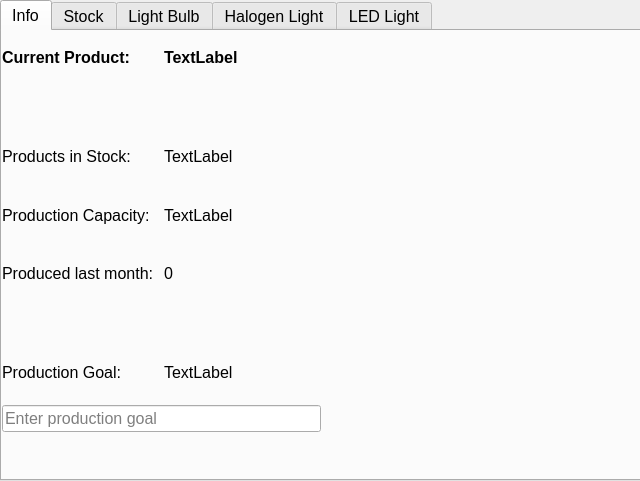
<?xml version="1.0" encoding="UTF-8"?>
<ui version="4.0">
 <class>Form</class>
 <widget class="QWidget" name="Form">
  <property name="geometry">
   <rect>
    <x>0</x>
    <y>0</y>
    <width>640</width>
    <height>481</height>
   </rect>
  </property>
  <property name="sizePolicy">
   <sizepolicy hsizetype="Fixed" vsizetype="Fixed">
    <horstretch>0</horstretch>
    <verstretch>0</verstretch>
   </sizepolicy>
  </property>
  <property name="font">
   <font>
    <pointsize>12</pointsize>
   </font>
  </property>
  <property name="windowTitle">
   <string>Production</string>
  </property>
  <widget class="QTabWidget" name="tabWidget">
   <property name="geometry">
    <rect>
     <x>0</x>
     <y>0</y>
     <width>641</width>
     <height>481</height>
    </rect>
   </property>
   <property name="currentIndex">
    <number>0</number>
   </property>
   <widget class="QWidget" name="tab">
    <attribute name="title">
     <string>Info</string>
    </attribute>
    <widget class="QWidget" name="gridLayoutWidget">
     <property name="geometry">
      <rect>
       <x>0</x>
       <y>0</y>
       <width>631</width>
       <height>441</height>
      </rect>
     </property>
     <layout class="QGridLayout" name="gridLayout" rowstretch="1,0,1,1,1,0,1,0,0" columnstretch="1,1,2">
      <item row="1" column="1">
       <spacer name="verticalSpacer_2">
        <property name="orientation">
         <enum>Qt::Vertical</enum>
        </property>
        <property name="sizeHint" stdset="0">
         <size>
          <width>20</width>
          <height>40</height>
         </size>
        </property>
       </spacer>
      </item>
      <item row="7" column="2">
       <spacer name="horizontalSpacer">
        <property name="orientation">
         <enum>Qt::Horizontal</enum>
        </property>
        <property name="sizeType">
         <enum>QSizePolicy::Expanding</enum>
        </property>
        <property name="sizeHint" stdset="0">
         <size>
          <width>50</width>
          <height>20</height>
         </size>
        </property>
       </spacer>
      </item>
      <item row="3" column="1">
       <widget class="QLabel" name="lbl_prod_capacity_amount">
        <property name="text">
         <string>TextLabel</string>
        </property>
       </widget>
      </item>
      <item row="4" column="0">
       <widget class="QLabel" name="lbl_prod_last_month">
        <property name="text">
         <string>Produced last month:</string>
        </property>
       </widget>
      </item>
      <item row="2" column="1">
       <widget class="QLabel" name="lbl_prod_in_stock_amount">
        <property name="text">
         <string>TextLabel</string>
        </property>
       </widget>
      </item>
      <item row="5" column="0" colspan="2">
       <spacer name="verticalSpacer">
        <property name="orientation">
         <enum>Qt::Vertical</enum>
        </property>
        <property name="sizeType">
         <enum>QSizePolicy::Maximum</enum>
        </property>
        <property name="sizeHint" stdset="0">
         <size>
          <width>20</width>
          <height>40</height>
         </size>
        </property>
       </spacer>
      </item>
      <item row="6" column="1">
       <widget class="QLabel" name="lbl_prod_goal_amount">
        <property name="toolTip">
         <string>&lt;html&gt;&lt;head/&gt;&lt;body&gt;&lt;p&gt;Default is maximum capacity.&lt;/p&gt;&lt;/body&gt;&lt;/html&gt;</string>
        </property>
        <property name="text">
         <string>TextLabel</string>
        </property>
       </widget>
      </item>
      <item row="7" column="0" colspan="2">
       <widget class="QLineEdit" name="led_prod_goal">
        <property name="toolTip">
         <string>&lt;html&gt;&lt;head/&gt;&lt;body&gt;&lt;p&gt;Enter a specific production goal here, e.g. if you want to produce less, that the maximum capacity.&lt;/p&gt;&lt;p&gt;After each turn the production goal is reset to the maximum capacity.&lt;/p&gt;&lt;p&gt;&lt;br/&gt;&lt;/p&gt;&lt;p&gt;If you set a production goal higher than your maximum production capacity you will only produce the maximum capacity. Enough material will still be bought, so be carefull.&lt;/p&gt;&lt;/body&gt;&lt;/html&gt;</string>
        </property>
        <property name="placeholderText">
         <string>Enter production goal</string>
        </property>
       </widget>
      </item>
      <item row="6" column="0">
       <widget class="QLabel" name="lbl_prod_goal">
        <property name="toolTip">
         <string>&lt;html&gt;&lt;head/&gt;&lt;body&gt;&lt;p&gt;Default is maximum capacity.&lt;/p&gt;&lt;/body&gt;&lt;/html&gt;</string>
        </property>
        <property name="text">
         <string>Production Goal:</string>
        </property>
       </widget>
      </item>
      <item row="4" column="1">
       <widget class="QLabel" name="lbl_prod_last_moth_amount">
        <property name="text">
         <string>0</string>
        </property>
       </widget>
      </item>
      <item row="0" column="0">
       <widget class="QLabel" name="lbl_current_product">
        <property name="font">
         <font>
          <weight>75</weight>
          <bold>true</bold>
         </font>
        </property>
        <property name="text">
         <string>Current Product:</string>
        </property>
       </widget>
      </item>
      <item row="3" column="0">
       <widget class="QLabel" name="lbl_prod_capacity">
        <property name="text">
         <string>Production Capacity:</string>
        </property>
       </widget>
      </item>
      <item row="2" column="0">
       <widget class="QLabel" name="lbl_prod_in_stock">
        <property name="text">
         <string>Products in Stock:</string>
        </property>
       </widget>
      </item>
      <item row="0" column="1">
       <widget class="QLabel" name="lbl_cur_prod_name">
        <property name="font">
         <font>
          <weight>75</weight>
          <bold>true</bold>
         </font>
        </property>
        <property name="text">
         <string>TextLabel</string>
        </property>
       </widget>
      </item>
      <item row="8" column="2">
       <spacer name="verticalSpacer_3">
        <property name="orientation">
         <enum>Qt::Vertical</enum>
        </property>
        <property name="sizeHint" stdset="0">
         <size>
          <width>20</width>
          <height>40</height>
         </size>
        </property>
       </spacer>
      </item>
     </layout>
    </widget>
   </widget>
   <widget class="QWidget" name="tab_2">
    <attribute name="title">
     <string>Stock</string>
    </attribute>
    <widget class="QWidget" name="verticalLayoutWidget">
     <property name="geometry">
      <rect>
       <x>0</x>
       <y>0</y>
       <width>301</width>
       <height>441</height>
      </rect>
     </property>
     <layout class="QVBoxLayout" name="verticalLayout">
      <item>
       <widget class="QLabel" name="lbl_mat_stock">
        <property name="font">
         <font>
          <weight>75</weight>
          <bold>true</bold>
         </font>
        </property>
        <property name="text">
         <string>Material Stock</string>
        </property>
        <property name="textFormat">
         <enum>Qt::AutoText</enum>
        </property>
        <property name="alignment">
         <set>Qt::AlignCenter</set>
        </property>
       </widget>
      </item>
      <item>
       <layout class="QHBoxLayout" name="horizontalLayout">
        <item>
         <widget class="QLabel" name="lbl_mat_name1">
          <property name="text">
           <string>TextLabel</string>
          </property>
         </widget>
        </item>
        <item>
         <widget class="QLabel" name="lbl_amount1">
          <property name="text">
           <string>TextLabel</string>
          </property>
         </widget>
        </item>
       </layout>
      </item>
      <item>
       <layout class="QHBoxLayout" name="horizontalLayout_3">
        <item>
         <widget class="QLabel" name="lbl_mat_name2">
          <property name="text">
           <string>TextLabel</string>
          </property>
         </widget>
        </item>
        <item>
         <widget class="QLabel" name="lbl_amount2">
          <property name="text">
           <string>TextLabel</string>
          </property>
         </widget>
        </item>
       </layout>
      </item>
      <item>
       <layout class="QHBoxLayout" name="horizontalLayout_4">
        <item>
         <widget class="QLabel" name="lbl_mat_name3">
          <property name="text">
           <string>TextLabel</string>
          </property>
         </widget>
        </item>
        <item>
         <widget class="QLabel" name="lbl_amount3">
          <property name="text">
           <string>TextLabel</string>
          </property>
         </widget>
        </item>
       </layout>
      </item>
      <item>
       <layout class="QHBoxLayout" name="horizontalLayout_2">
        <item>
         <widget class="QLabel" name="lbl_mat_name4">
          <property name="text">
           <string>TextLabel</string>
          </property>
         </widget>
        </item>
        <item>
         <widget class="QLabel" name="lbl_amount4">
          <property name="text">
           <string>TextLabel</string>
          </property>
         </widget>
        </item>
       </layout>
      </item>
      <item>
       <layout class="QHBoxLayout" name="horizontalLayout_5">
        <item>
         <widget class="QLabel" name="lbl_mat_name5">
          <property name="text">
           <string>TextLabel</string>
          </property>
         </widget>
        </item>
        <item>
         <widget class="QLabel" name="lbl_amount5">
          <property name="text">
           <string>TextLabel</string>
          </property>
         </widget>
        </item>
       </layout>
      </item>
      <item>
       <layout class="QHBoxLayout" name="horizontalLayout_6">
        <item>
         <widget class="QLabel" name="lbl_mat_name6">
          <property name="text">
           <string>TextLabel</string>
          </property>
         </widget>
        </item>
        <item>
         <widget class="QLabel" name="lbl_amount6">
          <property name="text">
           <string>TextLabel</string>
          </property>
         </widget>
        </item>
       </layout>
      </item>
     </layout>
    </widget>
   </widget>
   <widget class="QWidget" name="tab_3">
    <attribute name="title">
     <string>Light Bulb</string>
    </attribute>
    <widget class="QWidget" name="gridLayoutWidget_9">
     <property name="geometry">
      <rect>
       <x>0</x>
       <y>0</y>
       <width>631</width>
       <height>441</height>
      </rect>
     </property>
     <layout class="QGridLayout" name="gridLayout_47" rowstretch="3,3,1">
      <item row="2" column="0">
       <layout class="QGridLayout" name="gridLayout_48" columnstretch="3">
        <item row="0" column="0">
         <spacer name="horizontalSpacer_27">
          <property name="orientation">
           <enum>Qt::Horizontal</enum>
          </property>
          <property name="sizeHint" stdset="0">
           <size>
            <width>40</width>
            <height>20</height>
           </size>
          </property>
         </spacer>
        </item>
       </layout>
      </item>
      <item row="1" column="0">
       <layout class="QGridLayout" name="gridLayout_49" columnstretch="2,1,2,1">
        <item row="1" column="0">
         <widget class="QLabel" name="lbl_txt_tab3_prod_time">
          <property name="text">
           <string>Production Time p.p.:</string>
          </property>
         </widget>
        </item>
        <item row="1" column="1">
         <widget class="QLabel" name="lbl_tab3_prod_time">
          <property name="text">
           <string/>
          </property>
         </widget>
        </item>
        <item row="1" column="2">
         <widget class="QLabel" name="lbl_txt_tab3_mat1">
          <property name="text">
           <string/>
          </property>
         </widget>
        </item>
        <item row="3" column="0">
         <widget class="QLabel" name="lbl_txt_tab3_base_value">
          <property name="text">
           <string>Base Value:</string>
          </property>
         </widget>
        </item>
        <item row="1" column="3">
         <widget class="QLabel" name="lbl_tab3_mat1">
          <property name="text">
           <string/>
          </property>
         </widget>
        </item>
        <item row="4" column="2">
         <widget class="QLabel" name="lbl_txt_tab3_mat4">
          <property name="text">
           <string/>
          </property>
         </widget>
        </item>
        <item row="4" column="0">
         <widget class="QLabel" name="lbl_txt_tab3_quality">
          <property name="text">
           <string>Base Quality:</string>
          </property>
         </widget>
        </item>
        <item row="2" column="0">
         <widget class="QLabel" name="lbl_txt_tab3_actual_value">
          <property name="text">
           <string>Actual Value:</string>
          </property>
         </widget>
        </item>
        <item row="6" column="2">
         <widget class="QLabel" name="lbl_txt_tab3_mat6">
          <property name="text">
           <string/>
          </property>
         </widget>
        </item>
        <item row="3" column="2">
         <widget class="QLabel" name="lbl_txt_tab3_mat3">
          <property name="text">
           <string/>
          </property>
         </widget>
        </item>
        <item row="5" column="2">
         <widget class="QLabel" name="lbl_txt_tab3_mat5">
          <property name="text">
           <string/>
          </property>
          <property name="textFormat">
           <enum>Qt::RichText</enum>
          </property>
         </widget>
        </item>
        <item row="2" column="3">
         <widget class="QLabel" name="lbl_tab3_mat2">
          <property name="text">
           <string/>
          </property>
         </widget>
        </item>
        <item row="2" column="2">
         <widget class="QLabel" name="lbl_txt_tab3_mat2">
          <property name="text">
           <string/>
          </property>
         </widget>
        </item>
        <item row="3" column="1">
         <widget class="QLabel" name="lbl_tab3_base_value">
          <property name="text">
           <string/>
          </property>
         </widget>
        </item>
        <item row="6" column="3">
         <widget class="QLabel" name="lbl_tab3_mat6">
          <property name="text">
           <string/>
          </property>
         </widget>
        </item>
        <item row="5" column="3">
         <widget class="QLabel" name="lbl_tab3_mat5">
          <property name="text">
           <string/>
          </property>
         </widget>
        </item>
        <item row="4" column="3">
         <widget class="QLabel" name="lbl_tab3_mat4">
          <property name="text">
           <string/>
          </property>
         </widget>
        </item>
        <item row="3" column="3">
         <widget class="QLabel" name="lbl_tab3_mat3">
          <property name="text">
           <string/>
          </property>
         </widget>
        </item>
        <item row="2" column="1">
         <widget class="QLabel" name="lbl_tab3_actual_value">
          <property name="text">
           <string/>
          </property>
         </widget>
        </item>
        <item row="4" column="1">
         <widget class="QLabel" name="lbl_tab3_quality">
          <property name="text">
           <string/>
          </property>
         </widget>
        </item>
        <item row="0" column="2" colspan="2">
         <widget class="QLabel" name="lbl_txt_tab3_bom">
          <property name="font">
           <font>
            <weight>75</weight>
            <bold>true</bold>
           </font>
          </property>
          <property name="text">
           <string>Bill of Materials</string>
          </property>
         </widget>
        </item>
        <item row="0" column="0" colspan="2">
         <widget class="QLabel" name="lbl_txt_tab3_characteristics">
          <property name="font">
           <font>
            <weight>75</weight>
            <bold>true</bold>
           </font>
          </property>
          <property name="text">
           <string>Characteristics</string>
          </property>
         </widget>
        </item>
        <item row="6" column="0">
         <widget class="QLabel" name="lbl_txt_tab3_license">
          <property name="text">
           <string>License Cost:</string>
          </property>
         </widget>
        </item>
        <item row="6" column="1">
         <widget class="QLabel" name="lbl_tab3_license">
          <property name="text">
           <string/>
          </property>
         </widget>
        </item>
       </layout>
      </item>
      <item row="0" column="0">
       <widget class="QScrollArea" name="scrollArea">
        <property name="verticalScrollBarPolicy">
         <enum>Qt::ScrollBarAlwaysOn</enum>
        </property>
        <property name="horizontalScrollBarPolicy">
         <enum>Qt::ScrollBarAlwaysOff</enum>
        </property>
        <property name="widgetResizable">
         <bool>true</bool>
        </property>
        <widget class="QWidget" name="scrollAreaWidgetContents">
         <property name="geometry">
          <rect>
           <x>0</x>
           <y>0</y>
           <width>610</width>
           <height>181</height>
          </rect>
         </property>
         <layout class="QVBoxLayout" name="verticalLayout_2">
          <item>
           <widget class="QLabel" name="lbl_tab3_top">
            <property name="text">
             <string>TextLabel</string>
            </property>
            <property name="alignment">
             <set>Qt::AlignLeading|Qt::AlignLeft|Qt::AlignTop</set>
            </property>
            <property name="wordWrap">
             <bool>true</bool>
            </property>
           </widget>
          </item>
         </layout>
        </widget>
       </widget>
      </item>
     </layout>
    </widget>
   </widget>
   <widget class="QWidget" name="tab_4">
    <attribute name="title">
     <string>Halogen Light</string>
    </attribute>
    <widget class="QWidget" name="gridLayoutWidget_3">
     <property name="geometry">
      <rect>
       <x>0</x>
       <y>0</y>
       <width>631</width>
       <height>451</height>
      </rect>
     </property>
     <layout class="QGridLayout" name="gridLayout_4" rowstretch="3,3,1">
      <item row="0" column="0">
       <widget class="QScrollArea" name="scrollArea_2">
        <property name="horizontalScrollBarPolicy">
         <enum>Qt::ScrollBarAlwaysOff</enum>
        </property>
        <property name="widgetResizable">
         <bool>true</bool>
        </property>
        <widget class="QWidget" name="scrollAreaWidgetContents_2">
         <property name="geometry">
          <rect>
           <x>0</x>
           <y>0</y>
           <width>627</width>
           <height>185</height>
          </rect>
         </property>
         <layout class="QVBoxLayout" name="verticalLayout_3">
          <item>
           <widget class="QLabel" name="lbl_tab4_top">
            <property name="text">
             <string>We must advance!</string>
            </property>
            <property name="wordWrap">
             <bool>true</bool>
            </property>
           </widget>
          </item>
         </layout>
        </widget>
       </widget>
      </item>
      <item row="1" column="0">
       <layout class="QGridLayout" name="gridLayout_5" columnstretch="2,1,2,1">
        <item row="1" column="0">
         <widget class="QLabel" name="lbl_txt_tab4_prod_time">
          <property name="text">
           <string>Production Time p.p.:</string>
          </property>
         </widget>
        </item>
        <item row="1" column="1">
         <widget class="QLabel" name="lbl_tab4_prod_time">
          <property name="text">
           <string/>
          </property>
         </widget>
        </item>
        <item row="1" column="2">
         <widget class="QLabel" name="lbl_txt_tab4_mat1">
          <property name="text">
           <string/>
          </property>
         </widget>
        </item>
        <item row="3" column="0">
         <widget class="QLabel" name="lbl_txt_tab4_base_value">
          <property name="text">
           <string>Base Value:</string>
          </property>
         </widget>
        </item>
        <item row="1" column="3">
         <widget class="QLabel" name="lbl_tab4_mat1">
          <property name="text">
           <string/>
          </property>
         </widget>
        </item>
        <item row="4" column="2">
         <widget class="QLabel" name="lbl_txt_tab4_mat4">
          <property name="text">
           <string/>
          </property>
         </widget>
        </item>
        <item row="4" column="0">
         <widget class="QLabel" name="lbl_txt_tab4_quality">
          <property name="text">
           <string>Base Quality:</string>
          </property>
         </widget>
        </item>
        <item row="2" column="0">
         <widget class="QLabel" name="lbl_txt_tab4_actual_value">
          <property name="text">
           <string>Actual Value:</string>
          </property>
         </widget>
        </item>
        <item row="6" column="2">
         <widget class="QLabel" name="lbl_txt_tab4_mat6">
          <property name="text">
           <string/>
          </property>
         </widget>
        </item>
        <item row="3" column="2">
         <widget class="QLabel" name="lbl_txt_tab4_mat3">
          <property name="text">
           <string/>
          </property>
         </widget>
        </item>
        <item row="5" column="2">
         <widget class="QLabel" name="lbl_txt_tab4_mat5">
          <property name="text">
           <string/>
          </property>
         </widget>
        </item>
        <item row="2" column="3">
         <widget class="QLabel" name="lbl_tab4_mat2">
          <property name="text">
           <string/>
          </property>
         </widget>
        </item>
        <item row="2" column="2">
         <widget class="QLabel" name="lbl_txt_tab4_mat2">
          <property name="text">
           <string/>
          </property>
         </widget>
        </item>
        <item row="3" column="1">
         <widget class="QLabel" name="lbl_tab4_base_value">
          <property name="text">
           <string/>
          </property>
         </widget>
        </item>
        <item row="6" column="3">
         <widget class="QLabel" name="lbl_tab4_mat6">
          <property name="text">
           <string/>
          </property>
         </widget>
        </item>
        <item row="5" column="3">
         <widget class="QLabel" name="lbl_tab4_mat5">
          <property name="text">
           <string/>
          </property>
         </widget>
        </item>
        <item row="4" column="3">
         <widget class="QLabel" name="lbl_tab4_mat4">
          <property name="text">
           <string/>
          </property>
         </widget>
        </item>
        <item row="3" column="3">
         <widget class="QLabel" name="lbl_tab4_mat3">
          <property name="text">
           <string/>
          </property>
         </widget>
        </item>
        <item row="2" column="1">
         <widget class="QLabel" name="lbl_tab4_actual_value">
          <property name="text">
           <string/>
          </property>
         </widget>
        </item>
        <item row="4" column="1">
         <widget class="QLabel" name="lbl_tab4_quality">
          <property name="text">
           <string/>
          </property>
         </widget>
        </item>
        <item row="0" column="2" colspan="2">
         <widget class="QLabel" name="lbl_txt_tab4_bom">
          <property name="font">
           <font>
            <weight>75</weight>
            <bold>true</bold>
           </font>
          </property>
          <property name="text">
           <string>Bill of Materials</string>
          </property>
         </widget>
        </item>
        <item row="0" column="0" colspan="2">
         <widget class="QLabel" name="lbl_txt_tab4_characteristics">
          <property name="font">
           <font>
            <weight>75</weight>
            <bold>true</bold>
           </font>
          </property>
          <property name="text">
           <string>Characteristics</string>
          </property>
         </widget>
        </item>
        <item row="6" column="0">
         <widget class="QLabel" name="lbl_txt_tab4_license">
          <property name="text">
           <string>License Cost:</string>
          </property>
         </widget>
        </item>
        <item row="6" column="1">
         <widget class="QLabel" name="lbl_tab4_license">
          <property name="text">
           <string/>
          </property>
         </widget>
        </item>
       </layout>
      </item>
      <item row="2" column="0">
       <layout class="QGridLayout" name="gridLayout_9" columnstretch="2,2,4">
        <item row="0" column="1">
         <widget class="QPushButton" name="btn_tab4_license">
          <property name="toolTip">
           <string>&lt;html&gt;&lt;head/&gt;&lt;body&gt;&lt;p&gt;Changes your current product to halogen light.&lt;/p&gt;&lt;p&gt;You will loose all current stock.&lt;/p&gt;&lt;/body&gt;&lt;/html&gt;</string>
          </property>
          <property name="text">
           <string>Buy Production License</string>
          </property>
         </widget>
        </item>
        <item row="0" column="2">
         <spacer name="horizontalSpacer_3">
          <property name="orientation">
           <enum>Qt::Horizontal</enum>
          </property>
          <property name="sizeHint" stdset="0">
           <size>
            <width>40</width>
            <height>20</height>
           </size>
          </property>
         </spacer>
        </item>
        <item row="0" column="0">
         <spacer name="horizontalSpacer_5">
          <property name="orientation">
           <enum>Qt::Horizontal</enum>
          </property>
          <property name="sizeHint" stdset="0">
           <size>
            <width>40</width>
            <height>20</height>
           </size>
          </property>
         </spacer>
        </item>
       </layout>
      </item>
     </layout>
    </widget>
   </widget>
   <widget class="QWidget" name="tab_5">
    <attribute name="title">
     <string>LED Light</string>
    </attribute>
    <widget class="QWidget" name="gridLayoutWidget_4">
     <property name="geometry">
      <rect>
       <x>0</x>
       <y>0</y>
       <width>631</width>
       <height>441</height>
      </rect>
     </property>
     <layout class="QGridLayout" name="gridLayout_6" rowstretch="3,3,1">
      <item row="1" column="0">
       <layout class="QGridLayout" name="gridLayout_7" columnstretch="2,1,2,1">
        <item row="1" column="0">
         <widget class="QLabel" name="lbl_txt_tab5_prod_time">
          <property name="text">
           <string>Production Time p.p.:</string>
          </property>
         </widget>
        </item>
        <item row="1" column="1">
         <widget class="QLabel" name="lbl_tab5_prod_time">
          <property name="text">
           <string/>
          </property>
         </widget>
        </item>
        <item row="1" column="2">
         <widget class="QLabel" name="lbl_txt_tab5_mat1">
          <property name="text">
           <string/>
          </property>
         </widget>
        </item>
        <item row="3" column="0">
         <widget class="QLabel" name="lbl_txt_tab5_base_value">
          <property name="text">
           <string>Base Value:</string>
          </property>
         </widget>
        </item>
        <item row="1" column="3">
         <widget class="QLabel" name="lbl_tab5_mat1">
          <property name="text">
           <string/>
          </property>
         </widget>
        </item>
        <item row="4" column="2">
         <widget class="QLabel" name="lbl_txt_tab5_mat4">
          <property name="text">
           <string/>
          </property>
         </widget>
        </item>
        <item row="4" column="0">
         <widget class="QLabel" name="lbl_txt_tab5_quality">
          <property name="text">
           <string>Base Quality:</string>
          </property>
         </widget>
        </item>
        <item row="2" column="0">
         <widget class="QLabel" name="lbl_txt_tab5_actual_value">
          <property name="text">
           <string>Actual Value:</string>
          </property>
         </widget>
        </item>
        <item row="6" column="2">
         <widget class="QLabel" name="lbl_txt_tab5_mat6">
          <property name="text">
           <string/>
          </property>
         </widget>
        </item>
        <item row="3" column="2">
         <widget class="QLabel" name="lbl_txt_tab5_mat3">
          <property name="text">
           <string/>
          </property>
         </widget>
        </item>
        <item row="5" column="2">
         <widget class="QLabel" name="lbl_txt_tab5_mat5">
          <property name="text">
           <string/>
          </property>
         </widget>
        </item>
        <item row="2" column="3">
         <widget class="QLabel" name="lbl_tab5_mat2">
          <property name="text">
           <string/>
          </property>
         </widget>
        </item>
        <item row="2" column="2">
         <widget class="QLabel" name="lbl_txt_tab5_mat2">
          <property name="text">
           <string/>
          </property>
         </widget>
        </item>
        <item row="3" column="1">
         <widget class="QLabel" name="lbl_tab5_base_value">
          <property name="text">
           <string/>
          </property>
         </widget>
        </item>
        <item row="6" column="3">
         <widget class="QLabel" name="lbl_tab5_mat6">
          <property name="text">
           <string/>
          </property>
         </widget>
        </item>
        <item row="5" column="3">
         <widget class="QLabel" name="lbl_tab5_mat5">
          <property name="text">
           <string/>
          </property>
         </widget>
        </item>
        <item row="4" column="3">
         <widget class="QLabel" name="lbl_tab5_mat4">
          <property name="text">
           <string/>
          </property>
         </widget>
        </item>
        <item row="3" column="3">
         <widget class="QLabel" name="lbl_tab5_mat3">
          <property name="text">
           <string/>
          </property>
         </widget>
        </item>
        <item row="2" column="1">
         <widget class="QLabel" name="lbl_tab5_actual_value">
          <property name="text">
           <string/>
          </property>
         </widget>
        </item>
        <item row="4" column="1">
         <widget class="QLabel" name="lbl_tab5_quality">
          <property name="text">
           <string/>
          </property>
         </widget>
        </item>
        <item row="0" column="2" colspan="2">
         <widget class="QLabel" name="lbl_txt_tab5_bom">
          <property name="font">
           <font>
            <weight>75</weight>
            <bold>true</bold>
           </font>
          </property>
          <property name="text">
           <string>Bill of Materials</string>
          </property>
         </widget>
        </item>
        <item row="0" column="0" colspan="2">
         <widget class="QLabel" name="lbl_txt_tab5_characteristics">
          <property name="font">
           <font>
            <weight>75</weight>
            <bold>true</bold>
           </font>
          </property>
          <property name="text">
           <string>Characteristics</string>
          </property>
         </widget>
        </item>
        <item row="6" column="0">
         <widget class="QLabel" name="lbl_txt_tab5_license">
          <property name="text">
           <string>License Cost:</string>
          </property>
         </widget>
        </item>
        <item row="6" column="1">
         <widget class="QLabel" name="lbl_tab5_license">
          <property name="text">
           <string/>
          </property>
         </widget>
        </item>
       </layout>
      </item>
      <item row="2" column="0">
       <layout class="QGridLayout" name="gridLayout_10" columnstretch="2,2,4">
        <item row="0" column="0">
         <spacer name="horizontalSpacer_4">
          <property name="orientation">
           <enum>Qt::Horizontal</enum>
          </property>
          <property name="sizeHint" stdset="0">
           <size>
            <width>40</width>
            <height>20</height>
           </size>
          </property>
         </spacer>
        </item>
        <item row="0" column="1">
         <widget class="QPushButton" name="btn_tab5_license">
          <property name="toolTip">
           <string>&lt;html&gt;&lt;head/&gt;&lt;body&gt;&lt;p&gt;Changes your current product to LED light.&lt;/p&gt;&lt;p&gt;You will loose all current stock.&lt;/p&gt;&lt;/body&gt;&lt;/html&gt;</string>
          </property>
          <property name="text">
           <string>Buy Production License</string>
          </property>
         </widget>
        </item>
        <item row="0" column="2">
         <spacer name="horizontalSpacer_6">
          <property name="orientation">
           <enum>Qt::Horizontal</enum>
          </property>
          <property name="sizeHint" stdset="0">
           <size>
            <width>40</width>
            <height>20</height>
           </size>
          </property>
         </spacer>
        </item>
       </layout>
      </item>
      <item row="0" column="0">
       <widget class="QScrollArea" name="scrollArea_3">
        <property name="horizontalScrollBarPolicy">
         <enum>Qt::ScrollBarAlwaysOff</enum>
        </property>
        <property name="widgetResizable">
         <bool>true</bool>
        </property>
        <widget class="QWidget" name="scrollAreaWidgetContents_3">
         <property name="geometry">
          <rect>
           <x>0</x>
           <y>0</y>
           <width>627</width>
           <height>181</height>
          </rect>
         </property>
         <layout class="QVBoxLayout" name="verticalLayout_4">
          <item>
           <widget class="QLabel" name="lbl_tab5_top">
            <property name="text">
             <string>The future of light!</string>
            </property>
            <property name="wordWrap">
             <bool>true</bool>
            </property>
           </widget>
          </item>
         </layout>
        </widget>
       </widget>
      </item>
     </layout>
    </widget>
   </widget>
  </widget>
 </widget>
 <resources/>
 <connections/>
</ui>
